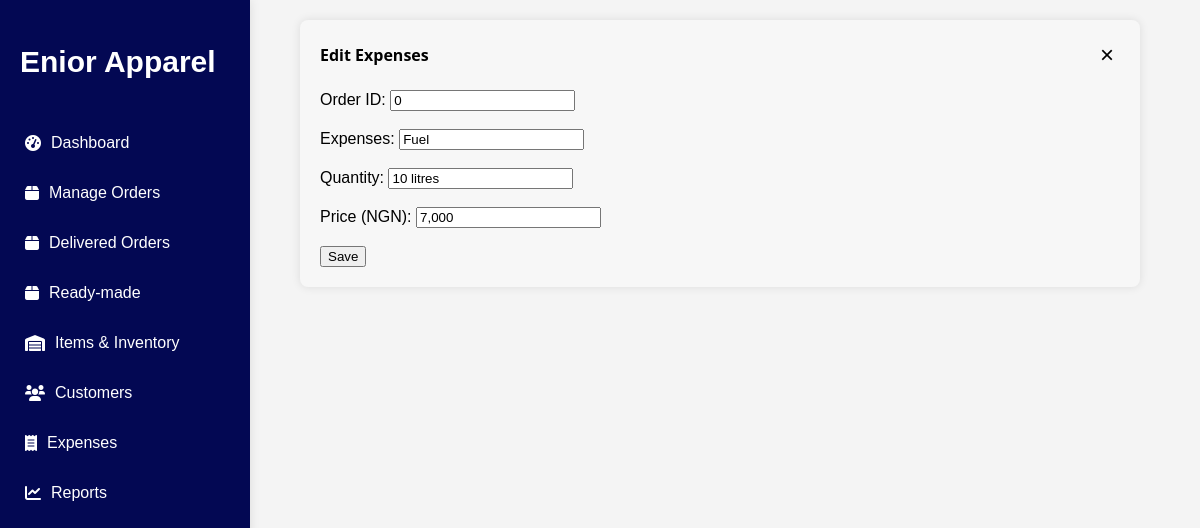
Screenshot of /edit_expenses/4 with the database file from the repository.
### app.py (models this page shows)
class OrdExpense(db.Model):
    id = db.Column(db.Integer, primary_key=True)
    order_id = db.Column(db.String(20), nullable=True)
    expense = db.Column(db.String(80), nullable=False)
    quantity = db.Column(db.String(80), nullable=True)
    price = db.Column(db.String(20), nullable=False)
    created_at = db.Column(db.DateTime, nullable=False)

### app.py (the view, shortened to what this page needs)
@app.route('/edit_expenses/<int:id>', methods=['GET', 'POST'])
def edit_expenses(id:int):
    exp = OrdExpense.query.get_or_404(id)
    return render_template('edit_expenses.html', exp=exp)

### templates/edit_expenses.html (shortened to what this page needs)
<!DOCTYPE html>
<html lang="en">
<head>
    <link rel="stylesheet" href="https://cdnjs.cloudflare.com/ajax/libs/font-awesome/6.0.0-beta3/css/all.min.css">
    <link rel="stylesheet" href="{{ url_for('static', filename='styles.css') }}">
</head>
<body>
    <div class="container">
        <nav class="sidebar">
            <h1>Enior Apparel</h1>
            <ul>
                <li><a href="{{ url_for('index') }}"><i class="fas fa-tachometer-alt"></i> Dashboard</a></li>
                <li><a href="{{ url_for('create_order') }}"><i class="fas fa-box"></i> Manage Orders</a></li>
                <li><a href="{{ url_for('delivered_order') }}"><i class="fas fa-box"></i> Delivered Orders</a></li>
                <li><a href="{{ url_for('ready_order') }}"><i class="fas fa-box"></i> Ready-made</a></li>
                <li><a href="{{ url_for('items') }}"><i class="fas fa-warehouse"></i> Items & Inventory</a></li>
                <li><a href="{{ url_for('view_customer') }}"><i class="fas fa-users"></i> Customers</a></li>
                <li><a href="{{ url_for('view_expenses') }}"><i class="fas fa-receipt"></i> Expenses</a></li>
                <li><a href="{{ url_for('reports') }}"><i class="fas fa-chart-line"></i> Reports</a></li>
            </ul>
        </nav>
        <div class="main-content">
            <div class="form-container">
                <div class="form-header">
                    <h2>Edit Expenses</h2>
                    <button class="close-button">&times;</button>
                </div>
                <form method="POST">
                    <label for="order_id">Order ID:</label>
                    <input type="text" id="order_id" name="order_id" value="{{ exp.order_id }}"><br><br>
                    <label for="expense">Expenses:</label>
                    <input type="text" id="expense" name="expense" value="{{ exp.expense }}"><br><br>
                    <label for="quantity">Quantity:</label>
                    <input type="text" id="quantity" name="quantity" value="{{ exp.quantity }}"><br><br>
                    <label for="price">Price (NGN):</label>
                    <input type="text" id="price" name="price" value="{{ exp.price }}"><br><br>
                    <button type="submit">Save</button>
                </form>
            </div>
        </div>
    </div>
</body>
</html>

### static/styles.css (style rules this page uses)
body { font-family: Arial, sans-serif; margin: 0; padding: 0; background-color: #f4f4f4; }
.container { display: flex; }
.sidebar { width: 220px; height: calc(100vh - 30px); position: fixed; background-color: rgb(3, 8, 83); color: white; box-shadow: 0 0 10px rgba(0, 0, 0, 0.1); padding: 15px; }
.sidebar h1 { text-align: left; font-family: 'Trebuchet MS', 'Lucida Sans Unicode', 'Lucida Grande', 'Lucida Sans', Arial, sans-serif; color: white; font-size: 30px; margin-bottom: 40px; border-radius: 5px; padding: 5px; }
.sidebar ul { list-style-type: none; padding: 0; }
.sidebar ul li { margin: 12px 0; }
.sidebar ul li a { color: white; text-decoration: none; display: flex; align-items: center; padding: 10px; transition: background 0.3s; }
.sidebar ul li a i { margin-right: 10px; }
.main-content { flex: 1; padding: 20px; margin-left: 240px; }
.main-content { flex: 1; padding: 20px; }
body { font-family: Arial, sans-serif; }
.form-container { max-width: 400px; margin: auto; padding: 20px; background-color: #f7f7f7; border-radius: 8px; box-shadow: 0 0 10px rgba(0,0,0,0.1); }
.form-header { display: flex; justify-content: space-between; align-items: center; margin-bottom: 20px; }
.form-header h2 { margin: 0; font-family: 'Segoe UI', Tahoma, Geneva, Verdana, sans-serif; font-size: medium; }
.close-button { background: none; border: none; font-size: 24px; cursor: pointer; }
.form-container { max-width: 800px; margin: auto; padding: 20px; background-color: #f7f7f7; border-radius: 8px; box-shadow: 0 0 10px rgba(0,0,0,0.1); }

### rows the page displays
OrdExpense: order_id "0", expense "Fuel", quantity "10 litres", price "7,000"
